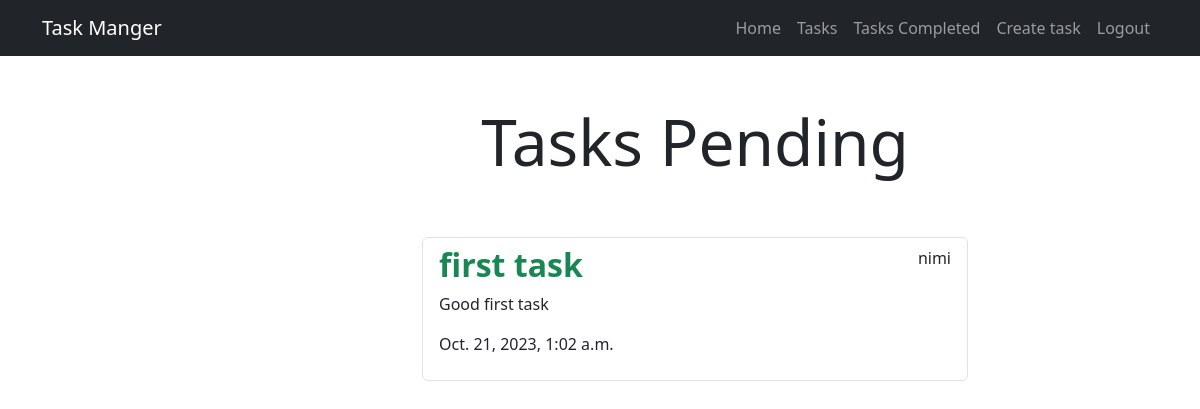
The app's page /tasks/ (signed in), older data.
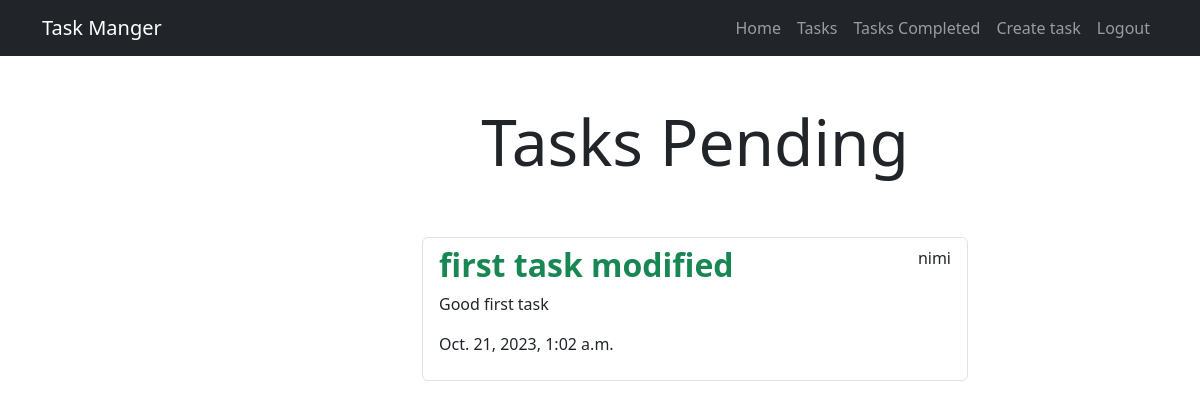
The same page, newer data.
### tasks/models.py (models this page shows, shortened)
class Task(models.Model):
    title = models.CharField(max_length=100)
    description = models.TextField(blank=True)
    created = models.DateTimeField(auto_now_add=True)
    datecompleted = models.DateTimeField(null=True)
    important = models.BooleanField(default=False)
    user = models.ForeignKey(User, on_delete=models.CASCADE)

### tasks/views.py (the view)
# urls.py: path('tasks/', views.tasks, name='tasks'),
@login_required
def tasks(request):
    tasks = Task.objects.filter(user=request.user, datecompleted__isnull=True).order_by
    ('-datecompleted')
    return render(request, 'tasks.html', {
        'tasks': tasks
    })

### tasks/templates/tasks.html (shortened to what this page needs)
{% extends 'base.html' %}
{% block content %}
<main class="container">
    <div class="row">
        <div class="col-md-6 offset-md-4">
            <h1 class="text-center display-3 py-5">Tasks Pending</h1>
            <ul class="list-group">
                {% for task in tasks%}
                <a class="list-group-item" href="{% url 'task_detail' task.id %}">
                    <header class="d-flex justify-content-between">
                        {% if task.important %}
                        <h2 class="fw-bold text-success">{{ task.title }}</h2>
                        {% else %}
                        <h2 class="fw-bold">{{ task.title }}</h2>
                        {% endif %}
                        <p>{{ task.user.username }}</p>
                    </header>
                    <p>{{ task.description }}</p>
                    <p>{{ task.created }}</p>
                </a>
                {% endfor %}
            </ul>
        </div>
    </div>
</main>
{% endblock %}

### tasks/templates/base.html (shortened to what this page needs)
<!DOCTYPE html>
<html lang="en">
<head>
    <link rel="stylesheet" href="https://cdn.jsdelivr.net/npm/bootstrap@5.3.2/dist/css/bootstrap.min.css">
</head>
<body>
    <nav class="navbar navbar-expand-lg bg-dark navbar-dark">
        <div class="container">
          <a class="navbar-brand" href="/">Task Manger</a>
          <div class="collapse navbar-collapse" id="navbarNav">
            <ul class="navbar-nav ms-auto">
              <li class="nav-item">
                  <a class="nav-link" href="/">Home</a>
              </li>
              {% if user.is_authenticated %}
                <li class="nav-item">
                    <a class="nav-link" href="/tasks">Tasks</a>
                </li>
                <li class="nav-item">
                    <a class="nav-link" href="/tasks_completed">Tasks Completed</a>
                </li>
                <li class="nav-item">
                    <a class="nav-link" href="/task/create/">Create task</a>
                </li>
                <li class="nav-item">
                    <a class="nav-link" href="/logout">Logout</a>
                </li>
              {% endif %}
            </ul>
          </div>
        </div>
    </nav>
    {% block content %}
    {% endblock %}
</body>
</html>

Row changes from the older to the newer data that the page shows:
changed Task "Good first task": title "first task" → "first task modified"
